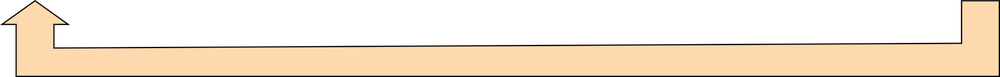
#> input picture samples/Chap4.MAPinference/fig/arrow.png, 1000 x 77 px, shrunk from 2499 x 192 before the run
$ python 2.Bayesian_updating.py
#> lines starting #> are read from the running program, lines starting #| are printed output that depends on the picture
#!/usr/bin/env python3
#coding:utf-8
#
# Bayes updating
#
from mpl_toolkits.mplot3d import Axes3D
import numpy as np
import matplotlib.pyplot as plt
import matplotlib.tri as tri
import functools
import scipy.stats as st
import math
#import distribution as ds
import sys
from matplotlib.widgets import Slider, Button, RadioButtons
from PIL import Image

axcolor = 'lightgoldenrodyellow'

# Pattern
# correct answer: 1 --> 正
# wrong   answer: 0 --> 誤
#pattern = [1, 0, 0, 1, 1, 1] # p.84 式(4.30)
pattern = [1, 0, 0, 1, 1, 1, 0, 1, 1, 1, 1, 1, 1, 1, 1, 1] # p.84 式(4.30) + α

pattern_idx = 0
cur_pattern = " "


# [33 lines left out: functions drawBarGraph, drawPattern, not called in this run]


def drawArrow( axis ):
    """
    """
    img = Image.open("./fig/arrow.png")
#> img is the input picture: PIL image 1000x77 RGBA; mean R, G, B, A 106.3, 90.8, 72.8, 115.5
    img_array = np.asarray(img)
    axis.cla()
    axis.axis("off")
    axis.imshow(img_array)


###
### ここからMain
###

# 図の準備
fig = plt.figure(figsize=(8,6))

#
# Slider P(ω)
#                Left  Btm   Wid   Hight
axP1 = plt.axes([0.07, 0.95, 0.35, 0.03])
axP2 = plt.axes([0.07, 0.90, 0.35, 0.03])
axP3 = plt.axes([0.07, 0.85, 0.35, 0.03])

P1_min, P1_max, P1_init = 0.0, 1.0, 0.5
P2_min, P2_max, P2_init = 0.0, 1.0, 0.4
P3_min, P3_max, P3_init = 0.0, 1.0, 0.1

sP1 = Slider(axP1, r'$P(\omega_1)$', P1_min, P1_max, valinit=P1_init, valstep=0.01, valfmt='%.2f')
sP2 = Slider(axP2, r'$P(\omega_2)$', P2_min, P2_max, valinit=P2_init, valstep=0.01, valfmt='%.2f')
sP3 = Slider(axP3, r'$P(\omega_3)$', P3_min, P3_max, valinit=P3_init, valstep=0.01, valfmt='%.2f')

#
# Slider P("正"|ω)
#
#                Left  Btm   Wid   Hight
axPC1 = plt.axes([0.58, 0.95, 0.35, 0.03])
axPC2 = plt.axes([0.58, 0.90, 0.35, 0.03])
axPC3 = plt.axes([0.58, 0.85, 0.35, 0.03])

PC1_min, PC1_max, PC1_init = 0.0, 1.0, 0.3
PC2_min, PC2_max, PC2_init = 0.0, 1.0, 0.6
PC3_min, PC3_max, PC3_init = 0.0, 1.0, 0.8

sPC1 = Slider(axPC1, r'$P(CQT|\omega_1)$', PC1_min, PC1_max, valinit=PC1_init, valstep=0.01, valfmt='%.2f')
sPC2 = Slider(axPC2, r'$P(CQT|\omega_2)$', PC2_min, PC2_max, valinit=PC2_init, valstep=0.01, valfmt='%.2f')
sPC3 = Slider(axPC3, r'$P(CQT|\omega_3)$', PC3_min, PC3_max, valinit=PC3_init, valstep=0.01, valfmt='%.2f')


# color
col_Prior     = 'magenta'
col_Posterior = 'green'

#
# Prior and Posterior Bar graphs, Pattern
#                       Left  Btm   Wid   Hight
axPrior     = plt.axes([0.05, 0.28, 0.30, 0.50])
axPosterior = plt.axes([0.65, 0.28, 0.30, 0.50])
axPattern   = plt.axes([0.40, 0.28, 0.20, 0.50])
axArrow     = plt.axes([0.18, 0.15, 0.63, 0.10])

axPattern.axis("off")
axArrow.axis("off")

# Draw Bar graph
lambda_Prior = np.zeros(3)
lambda_Posterior = np.zeros(3)
lambda_ClassConditional = np.zeros(3)
lambda_Prior = [0.5,0.4,0.1]
lambda_Posterior = [0.5,0.4,0.1]
lambda_ClassConditional = [sPC1.val, sPC2.val, sPC3.val]

bar_y_max = 1.0
#drawBarGraph( axPrior,     "Prior",     lambda_Prior,     bar_y_max, col_Prior )
#drawBarGraph( axPosterior, "Posterior", lambda_Posterior, bar_y_max, col_Posterior )
drawArrow( axArrow )


# [75 lines left out: functions bayes_updating, cb_updateP1, cb_updateP2, cb_updateP3, not called in this run]

cid1 = sP1.on_changed(cb_updateP1) # Set the Event callback func.
cid2 = sP2.on_changed(cb_updateP2) # Set the Event callback func.
cid3 = sP3.on_changed(cb_updateP3) # Set the Event callback func.


# [6 lines left out: function cb_updatePC, not called in this run]

sPC1.on_changed(cb_updatePC) # Set the Event callback func.
sPC2.on_changed(cb_updatePC) # Set the Event callback func.
sPC3.on_changed(cb_updatePC) # Set the Event callback func.


#
# Next Pattern Button
#                   Left  Btm   Wid   Hight
nextax = plt.axes([0.42, 0.30, 0.15, 0.05])
button_next = Button(nextax, 'Next Pattern', color=axcolor, hovercolor='0.975')


# [36 lines left out: function cb_next, not called in this run]


button_next.on_clicked(cb_next) # Event callback func. のセット


#
# Reset Button
#                   Left  Btm   Wid   Hight
resetax = plt.axes([0.1, 0.05, 0.10, 0.05])
button_reset = Button(resetax, 'Reset', color=axcolor, hovercolor='0.975')

# [19 lines left out: function cb_reset, not called in this run]

button_reset.on_clicked(cb_reset) # Event callback func. のセット

#
# Quit Button
#                  Left  Btm   Wid   Hight
quitax = plt.axes([0.4, 0.05, 0.10, 0.05])
button_quit = Button(quitax, 'Quit', color=axcolor, hovercolor='0.975')

# [5 lines left out: function cb_quit, not called in this run]

button_quit.on_clicked(cb_quit) # Event callback func. のセット

#
# Save Button
#                  Left  Btm   Wid   Hight
saveax = plt.axes([0.7, 0.05, 0.10, 0.05])
button_save = Button(saveax, 'Save Fig.', color=axcolor, hovercolor='0.975')

# [5 lines left out: function cb_save, not called in this run]

button_save.on_clicked(cb_save) # Event callback func. のセット


plt.show()
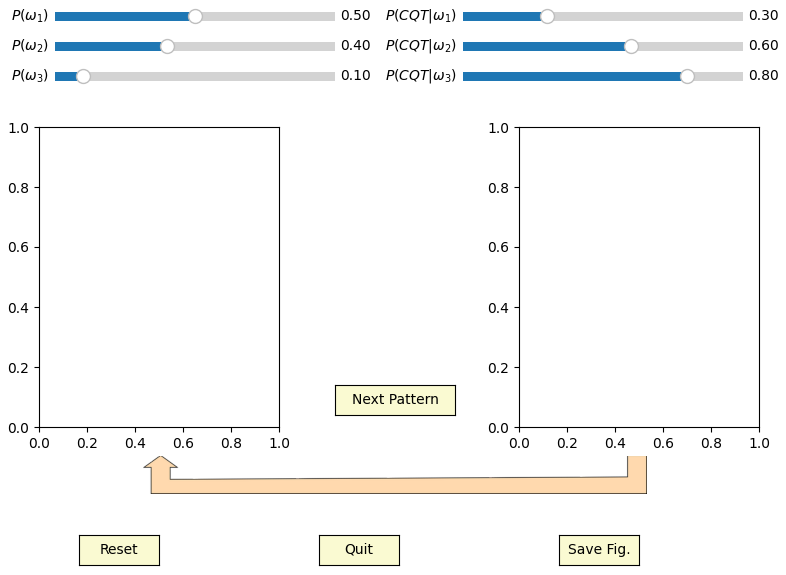
#> figure drawn by matplotlib, 7 panels
